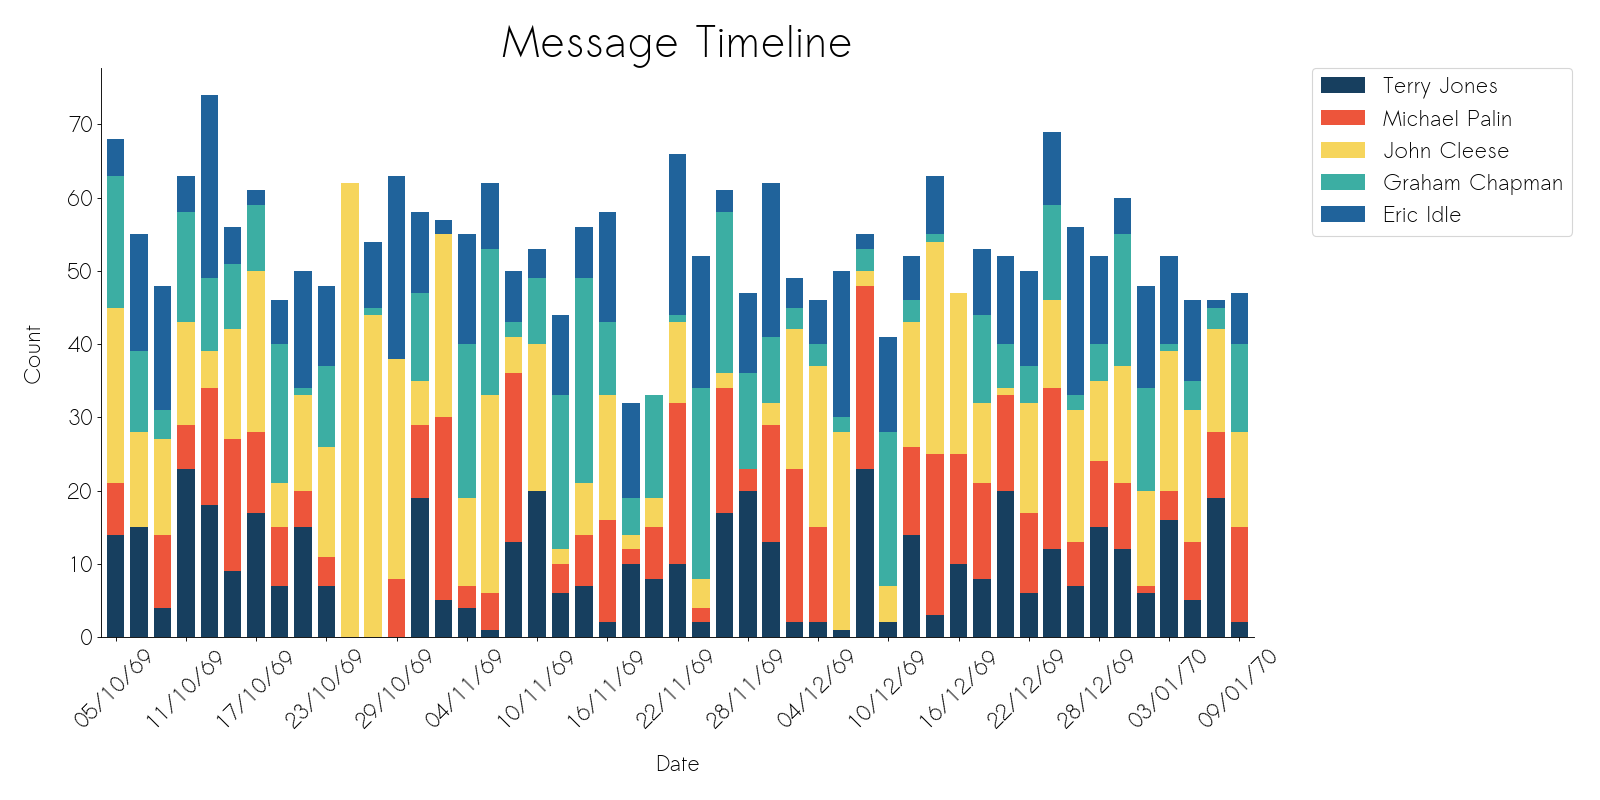

Here is the Python script that generated this plot:
from chatviz.utils import load_example_chat_data
from chatviz.plotting import plot_timeline
import matplotlib.pyplot as plt

plt.rcParams["figure.figsize"] = [20, 10]
plt.rcParams["font.size"] = 20
plt.rcParams["axes.titlesize"] = 40
plt.rcParams["font.family"] = "Sawasdee"

df = load_example_chat_data()
palette = ["#20639B", "#3CAEA3", "#F6D55C", "#ED553B", "#173F5F"]
plot_timeline(
    df,
    stacked=True,
    legend=True,
    freq="2D",
    tick_format="%d/%m/%y",
    tick_step=3,
    colors=palette,
)
plt.legend(bbox_to_anchor=(1.05, 1), loc="upper left", borderaxespad=0.0)
plt.tight_layout()
plt.show()
